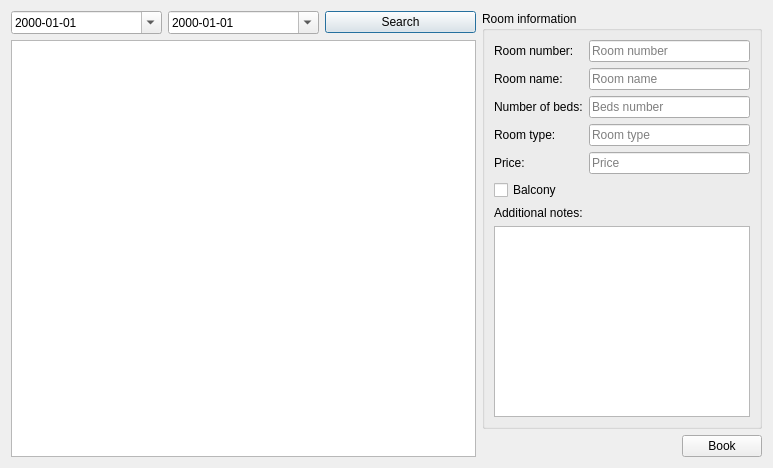
<?xml version="1.0" encoding="UTF-8"?>
<ui version="4.0">
 <class>availableRoomsBrowserDialog</class>
 <widget class="QDialog" name="availableRoomsBrowserDialog">
  <property name="geometry">
   <rect>
    <x>0</x>
    <y>0</y>
    <width>773</width>
    <height>468</height>
   </rect>
  </property>
  <property name="windowTitle">
   <string>Dialog</string>
  </property>
  <layout class="QVBoxLayout" name="verticalLayout">
   <item>
    <layout class="QHBoxLayout" name="horizontalLayout" stretch="1,0">
     <item>
      <layout class="QVBoxLayout" name="verticalLayout_2">
       <item>
        <layout class="QHBoxLayout" name="horizontalLayout_3" stretch="0,0,0">
         <item>
          <widget class="QDateEdit" name="from_dateEdit">
           <property name="displayFormat">
            <string>yyyy-MM-dd</string>
           </property>
           <property name="calendarPopup">
            <bool>true</bool>
           </property>
          </widget>
         </item>
         <item>
          <widget class="QDateEdit" name="till_dateEdit">
           <property name="displayFormat">
            <string>yyyy-MM-dd</string>
           </property>
           <property name="calendarPopup">
            <bool>true</bool>
           </property>
          </widget>
         </item>
         <item>
          <widget class="QPushButton" name="search_pushButton">
           <property name="text">
            <string>Search</string>
           </property>
          </widget>
         </item>
        </layout>
       </item>
       <item>
        <widget class="QTableView" name="tableView"/>
       </item>
      </layout>
     </item>
     <item>
      <layout class="QVBoxLayout" name="RightPanel_verticalLayout">
       <item>
        <widget class="QGroupBox" name="verticalGroupBox">
         <property name="title">
          <string>Room information</string>
         </property>
         <layout class="QVBoxLayout" name="roomInformation_verticalLayout">
          <item>
           <layout class="QFormLayout" name="roomInfo_formLayout">
            <item row="2" column="0">
             <widget class="QLabel" name="label_3">
              <property name="text">
               <string>Room name:</string>
              </property>
             </widget>
            </item>
            <item row="2" column="1">
             <widget class="QLineEdit" name="roomName_lineEdit">
              <property name="text">
               <string/>
              </property>
              <property name="placeholderText">
               <string>Room name</string>
              </property>
             </widget>
            </item>
            <item row="3" column="0">
             <widget class="QLabel" name="label_6">
              <property name="text">
               <string>Number of beds:</string>
              </property>
             </widget>
            </item>
            <item row="3" column="1">
             <widget class="QLineEdit" name="numberOfBeds_lineEdit">
              <property name="placeholderText">
               <string>Beds number</string>
              </property>
             </widget>
            </item>
            <item row="4" column="0">
             <widget class="QLabel" name="label_4">
              <property name="text">
               <string>Room type:</string>
              </property>
             </widget>
            </item>
            <item row="4" column="1">
             <widget class="QLineEdit" name="roomType_lineEdit">
              <property name="placeholderText">
               <string>Room type</string>
              </property>
             </widget>
            </item>
            <item row="5" column="0">
             <widget class="QLabel" name="label_5">
              <property name="text">
               <string>Price:</string>
              </property>
             </widget>
            </item>
            <item row="1" column="0">
             <widget class="QLabel" name="label_2">
              <property name="text">
               <string>Room number:</string>
              </property>
             </widget>
            </item>
            <item row="1" column="1">
             <widget class="QLineEdit" name="roomNumber_lineEdit">
              <property name="placeholderText">
               <string>Room number</string>
              </property>
             </widget>
            </item>
            <item row="5" column="1">
             <widget class="QLineEdit" name="price_lineEdit">
              <property name="placeholderText">
               <string>Price</string>
              </property>
             </widget>
            </item>
           </layout>
          </item>
          <item>
           <widget class="QCheckBox" name="balcony_checkBox">
            <property name="text">
             <string>Balcony</string>
            </property>
           </widget>
          </item>
          <item>
           <widget class="QLabel" name="label">
            <property name="text">
             <string>Additional notes:</string>
            </property>
           </widget>
          </item>
          <item>
           <widget class="QPlainTextEdit" name="plainTextEdit"/>
          </item>
         </layout>
        </widget>
       </item>
       <item>
        <layout class="QHBoxLayout" name="bookButton_horizontalLayout">
         <item>
          <spacer name="horizontalSpacer">
           <property name="orientation">
            <enum>Qt::Horizontal</enum>
           </property>
           <property name="sizeHint" stdset="0">
            <size>
             <width>40</width>
             <height>20</height>
            </size>
           </property>
          </spacer>
         </item>
         <item>
          <widget class="QPushButton" name="book_pushButton">
           <property name="text">
            <string>Book</string>
           </property>
          </widget>
         </item>
        </layout>
       </item>
      </layout>
     </item>
    </layout>
   </item>
  </layout>
 </widget>
 <resources/>
 <connections/>
</ui>
